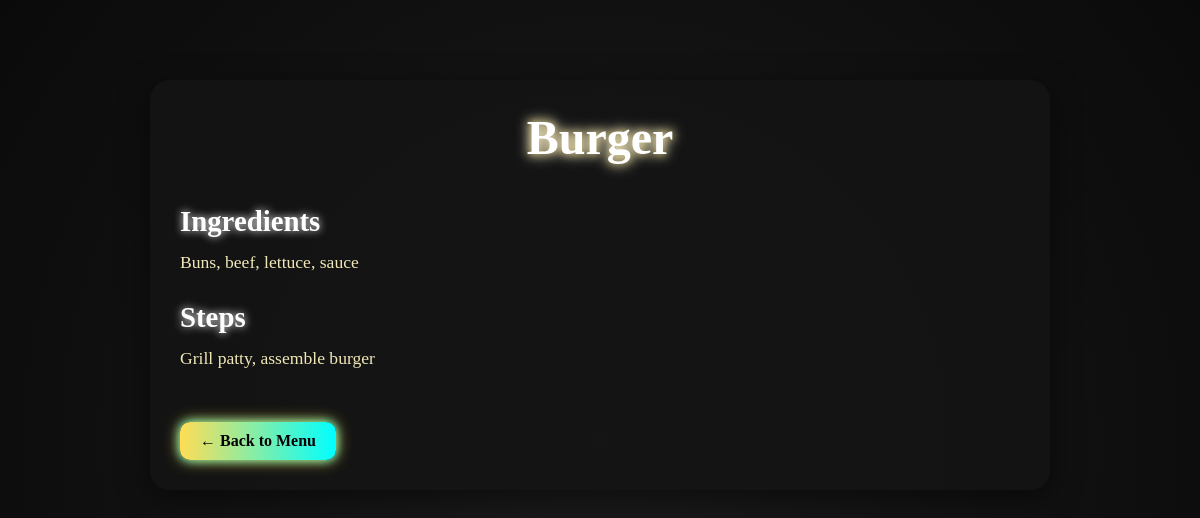
The app's page /recipe/burger with its own data.
### tables this page shows
CREATE TABLE recipes (
            id INTEGER PRIMARY KEY AUTOINCREMENT,
            dish_id TEXT UNIQUE NOT NULL,
            name TEXT NOT NULL,
            ingredients TEXT NOT NULL,
            steps TEXT NOT NULL,
            category TEXT,
            subtype TEXT,
            char_name TEXT,
            img_url TEXT,
            char_img_url TEXT
        );

### app.py (the view)
@app.route('/recipe/<dish_id>')
def recipe(dish_id):
    with get_db_connection() as conn:
        dish = conn.execute('SELECT * FROM recipes WHERE dish_id = ?', (dish_id,)).fetchone()
    if dish is None:
        abort(404)
    dish_dict = dict(dish)
    try:
        return render_template(f'{dish_id}.html', dish=dish_dict, role=session.get('role'), username=session.get('username'))
    except TemplateNotFound:
        return render_template('recipe.html', dish=dish_dict, role=session.get('role'), username=session.get('username'))

### app.py (called while the page is built)
def get_db_connection():
    conn = sqlite3.connect(DATABASE_PATH, timeout=10)
    conn.row_factory = sqlite3.Row  # This allows accessing columns by name
    return conn

### templates/recipe.html (shortened to what this page needs)
<!DOCTYPE html>
<html lang="en">
<head>
    <link rel="stylesheet" href="{{ url_for('static', filename='css/style.css') }}">
    <link rel="stylesheet" href="{{ url_for('static', filename='css/cooking.css') }}">
    <link rel="stylesheet" href="{{ url_for('static', filename='css/recipe.css') }}">
</head>
<body>
    <div class="recipe-container">
        <h1>{{ dish.name }}</h1>
        <h3>Ingredients</h3>
        <p>{{ dish.ingredients }}</p>
        <h3>Steps</h3>
        <p>{{ dish.steps }}</p>
        <a href="#" class="back-btn">← Back to Menu</a>
    </div>
</body>
</html>

### static/css/style.css (style rules this page uses)
* { margin: 0; padding: 0; box-sizing: border-box; }
:root { --primary-color: #FF416C; --secondary-color: #7205A3; --accent-color: #FFC300; --bg-dark: #0f0518; --bg-light: #1a0b27; --text-light: #F4F4F9; }
body { font-family: "Poppins", sans-serif; font-weight: 500; background-color: #000; overflow-x: hidden; }
*, *::before, *::after { box-sizing: border-box; }
body:not(.login-page) { background-color: var(--bg-dark); color: #fff; min-height: 100vh; }

### static/css/cooking.css (style rules this page uses)
.menu-subsection, a { text-decoration: none; }

### static/css/recipe.css (style rules this page uses)
body { margin: 0; padding: 0; font-family: 'Cinzel Decorative', serif; background: radial-gradient(circle at center, #1b1b1b 0%, #0a0a0a 100%); color: #f1f1f1; }
.recipe-container { max-width: 900px; margin: 80px auto; padding: 30px; border-radius: 20px; background: rgba(20, 20, 20, 0.85); box-shadow: 0 8px 30px rgba(0, 0, 0, 0.5); animation: fadeIn 1.5s ease forwards; }
.recipe-container h1 { font-size: 3rem; text-align: center; color: #fff; text-shadow: 0 0 15px #fff, 0 0 10px #ffdd55; margin-bottom: 40px; }
.recipe-container h3 { font-size: 1.8rem; margin-top: 25px; margin-bottom: 10px; color: #fff; text-shadow: 0 0 8px #fff; }
.recipe-container p { font-size: 1.1rem; line-height: 1.6; margin-bottom: 20px; color: #f1e8b8; }
.back-btn { display: inline-block; margin-top: 30px; padding: 10px 20px; border-radius: 10px; background: linear-gradient(90deg, #ffdd55, #00ffff); color: #000; font-weight: bold; text-decoration: none; box-shadow: 0 0 15px #ffdd55, 0 0 10px #00ffff; transition: transform 0.2s ease, box-shadow 0.3s ease; }

### records on screen
recipes: name "Burger", ingredients "Buns, beef, lettuce, sauce", steps "Grill patty, assemble burger"
